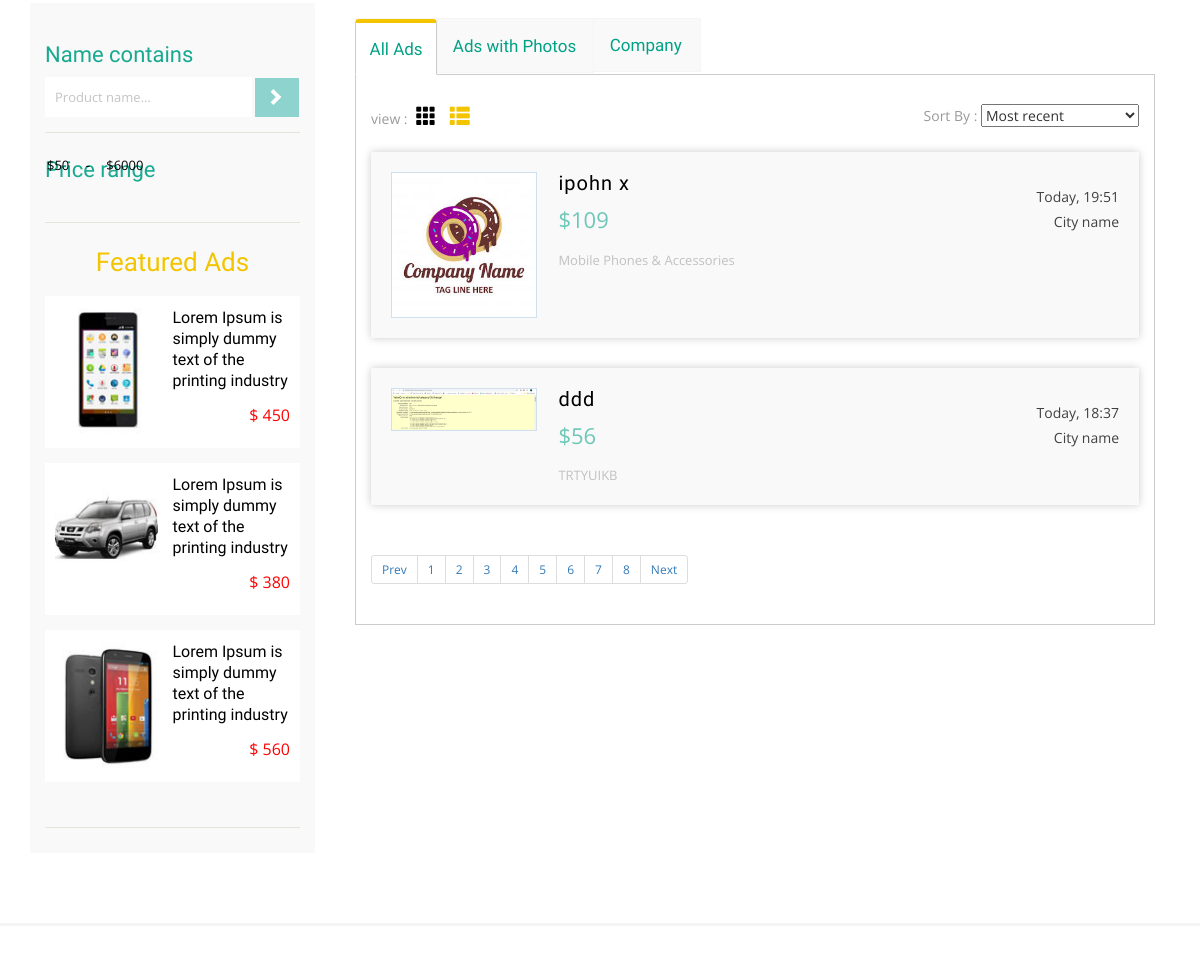
The app's page /ad/ (middle part), older data.
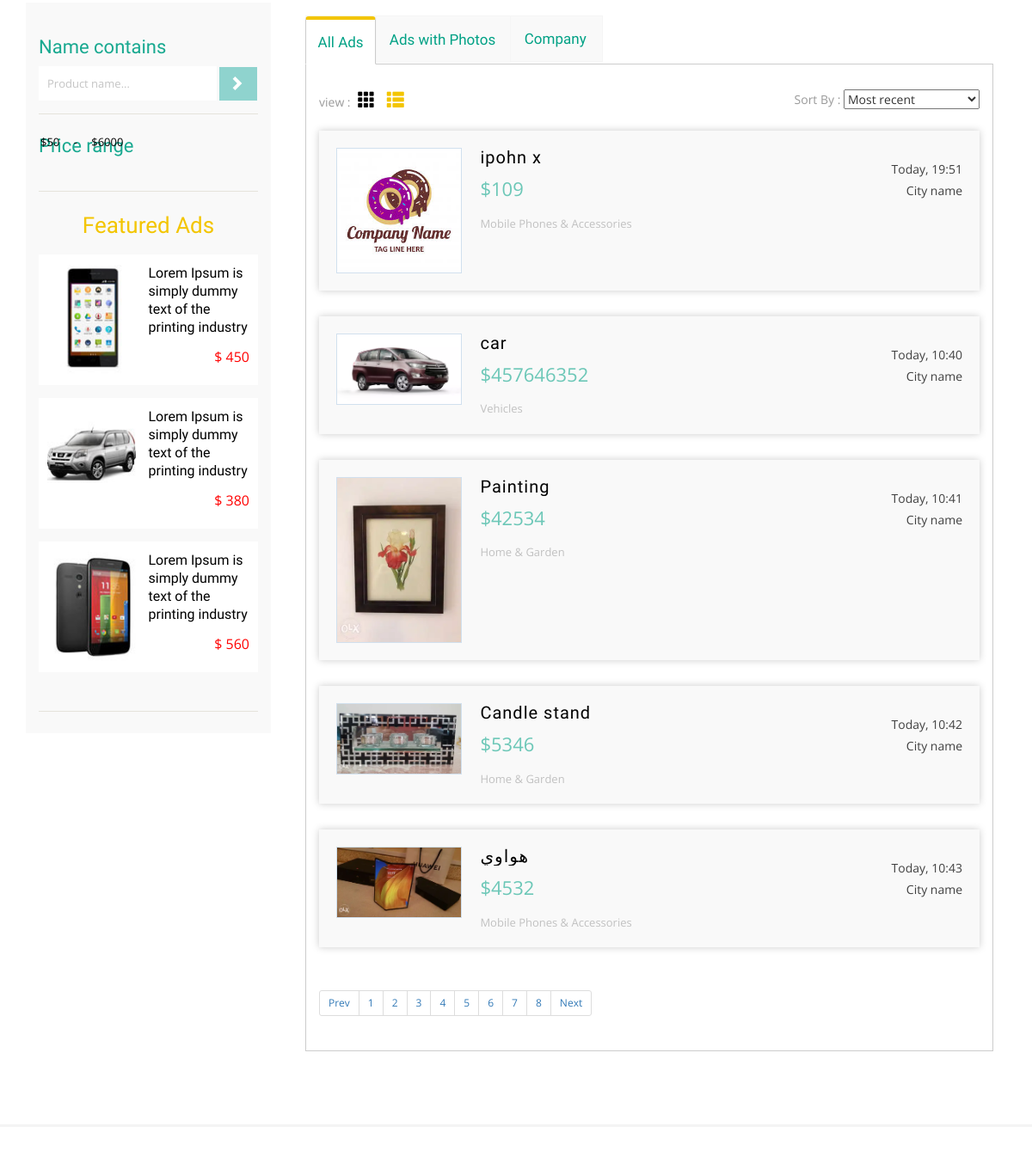
The same page, newer data.
### ad/models.py (models this page shows, shortened)
class Ad(models.Model):
    code = models.CharField(max_length=12,null=True, blank=True)
    owner = models.ForeignKey(User,related_name='ad_owner', on_delete=models.CASCADE)
    name = models.CharField(max_length=100)
    created_at = models.DateTimeField(auto_now=True)
    updated_at = models.DateTimeField(auto_now_add=True)
    image = models.ImageField(upload_to='ad/')
    content = models.TextField(blank=True, null=0)
    price = models.IntegerField(default=1)
    category = models.ForeignKey('Category',limit_choices_to={'main_category__isnull':True},related_name='ad_category', on_delete=models.CASCADE)
    condition = models.CharField(max_length=15,choices=AD_CONDITION,null=True, blank=True)
    brand = models.ForeignKey('Brand',related_name='add_brand',null=True, blank=True, on_delete=models.CASCADE)
    views_count = models.IntegerField(default=0)

class Category(models.Model):
    name = models.CharField(max_length=50)
    main_category = models.ForeignKey('self',limit_choices_to={'main_category':None},related_name='maincategory', on_delete=models.CASCADE, blank=True, null=True)
    def __str__(self):
        return self.name

### ad/views.py (the view)
# urls.py: path('', views.all_ads, name='all_ad'),
def all_ads(request):
    all_ads = Ad.objects.all()
    return render(request,'ad/all-ads.html',{'ads':all_ads})

### ad/templates/ad/all-ads.html (shortened to what this page needs)
{% extends "base.html" %} {% block body%}
<div class="total-ads main-grid-border">
    <div class="container">
        <div class="ads-grid">
            <div class="side-bar col-md-3">
                <div class="search-hotel">
                    <h3 class="sear-head">Name contains</h3>
                    <form>
                        <input type="text" value="Product name..." onfocus="this.value = '';" onblur="if (this.value == '') {this.value = 'Product name...';}" required="">
                        <input type="submit" value=" ">
                    </form>
                </div>
                <div class="range">
                    <h3 class="sear-head">Price range</h3>
                    <ul class="dropdown-menu6">
                        <li>
                            <input type="text" id="amount" style="border: 0; color: #ffffff; font-weight: normal;" />
                        </li>
                    </ul>
                </div>
                <div class="featured-ads">
                    <h2 class="sear-head fer">Featured Ads</h2>
                    <div class="featured-ad">
                        <a href="single.html">
                            <div class="featured-ad-left">
                                <img src="images/f1.jpg" title="ad image" alt="" />
                            </div>
                            <div class="featured-ad-right">
                                <h4>Lorem Ipsum is simply dummy text of the printing industry</h4>
                                <p>$ 450</p>
                            </div>
                            <div class="clearfix"></div>
                        </a>
                    </div>
                    <div class="featured-ad">
                        <a href="single.html">
                            <div class="featured-ad-left">
                                <img src="images/f2.jpg" title="ad image" alt="" />
                            </div>
                            <div class="featured-ad-right">
                                <h4>Lorem Ipsum is simply dummy text of the printing industry</h4>
                                <p>$ 380</p>
                            </div>
                            <div class="clearfix"></div>
                        </a>
                    </div>
                    <div class="featured-ad">
                        <a href="single.html">
                            <div class="featured-ad-left">
                                <img src="images/f3.jpg" title="ad image" alt="" />
                            </div>
                            <div class="featured-ad-right">
                                <h4>Lorem Ipsum is simply dummy text of the printing industry</h4>
                                <p>$ 560</p>
                            </div>
                            <div class="clearfix"></div>
                        </a>
                    </div>
                </div>
            </div>
            <div class="ads-display col-md-9">
                <div class="wrapper">
                    <div class="bs-example bs-example-tabs" role="tabpanel" data-example-id="togglable-tabs">
                        <ul id="myTab" class="nav nav-tabs nav-tabs-responsive" role="tablist">
                            <li role="presentation" class="active">
                                <a href="#home" id="home-tab" role="tab" data-toggle="tab" aria-controls="home" aria-expanded="true">
                                    <span class="text">All Ads</span>
                                </a>
                            </li>
                            <li role="presentation" class="next">
                                <a href="#profile" role="tab" id="profile-tab" data-toggle="tab" aria-controls="profile">
                                    <span class="text">Ads with Photos</span>
                                </a>
                            </li>
                            <li role="presentation">
                                <a href="#samsa" role="tab" id="samsa-tab" data-toggle="tab" aria-controls="samsa">
                                    <span class="text">Company</span>
                                </a>
                            </li>
                        </ul>
                        <div id="myTabContent" class="tab-content">
                            <div role="tabpanel" class="tab-pane fade in active" id="home" aria-labelledby="home-tab">
                                <div>
                                    <div id="container">
                                        <div class="view-controls-list" id="viewcontrols">
                                            <label>view :</label>
                                            <a class="gridview"><i class="glyphicon glyphicon-th"></i></a>
                                            <a class="listview active"><i class="glyphicon glyphicon-th-list"></i></a>
                                        </div>
                                        <div class="sort">
                                            <div class="sort-by">
                                                <label>Sort By : </label>
                                                <select>
														<option value="">Most recent</option>
										</select>
                                            </div>
                                        </div>
                                        <div class="clearfix"></div>
                                        <ul class="list">
                                            {% for ad in ads %}
                                            <a href="{% url 'ad:single_ad' ad.id %}">
                                                <li>
                                                    <img src="{{ad.image.url}}" title="" alt="" />
                                                    <section class="list-left">
                                                        <h5 class="title">{{ad.name}}</h5>
                                                        <span class="adprice">${{ad.price}}</span>
                                                        <p class="catpath">{{ad.category}}</p>
                                                    </section>
                                                    <section class="list-right">
                                                        <span class="date">Today, {{ad.created_at|time:'G:i'}}</span>
                                                        <span class="cityname">City name</span>
                                                    </section>
                                                    <div class="clearfix"></div>
                                                </li>
                                            </a>
                                            {%endfor%}
                                        </ul>
                                    </div>
                                </div>
                            </div>
                            <ul class="pagination pagination-sm">
                                <li><a href="#">Prev</a></li>
                                <li><a href="#">1</a></li>
                                <li><a href="#">2</a></li>
                                <li><a href="#">3</a></li>
                                <li><a href="#">4</a></li>
                                <li><a href="#">5</a></li>
                                <li><a href="#">6</a></li>
                                <li><a href="#">7</a></li>
                                <li><a href="#">8</a></li>
                                <li><a href="#">Next</a></li>
                            </ul>
                        </div>
                    </div>
                </div>
            </div>
        </div>
    </div>
</div>
{% endblock body %}

### templates/base.html (shortened to what this page needs)
{% load static %}
<!DOCTYPE html>
<html>
<head>
    <link rel="stylesheet" href="{% static 'css/bootstrap.min.css'%}">
    <link rel="stylesheet" href="{% static 'css/bootstrap-select.css'%}">
    <link href="{% static 'css/style.css'%}" rel="stylesheet" type="text/css" media="all" />
    <link href="{% static 'css/jquery.uls.css'%}" rel="stylesheet" />
    <link href="{% static 'css/jquery.uls.grid.css'%}" rel="stylesheet" />
    <link href="{% static 'css/jquery.uls.lcd.css'%}" rel="stylesheet" />
    <link rel="stylesheet " type="text/css " href="{% static 'css/easy-responsive-tabs.css'%} " />
</head>
<body>
    {% block body %} {% endblock body %}
    <footer>
        <div class="footer-top ">
        </div>
    </footer>
</body>
</html>

### static/css/easy-responsive-tabs.css (style rules this page uses)
ul.resp-tabs-list, p { margin: 0px; padding: 0px; }

Row changes from the older to the newer data that the page shows:
removed Ad: image (picture), name "ddd", price "56", category "TRTYUIKB", created_at "18:37"
added Ad: image (picture), name "car", price "457646352", category "Vehicles", created_at "10:40"
added Ad: image (picture), name "Painting", price "42534", category "Home & Garden", created_at "10:41"
added Ad: image (picture), name "Candle stand", price "5346", category "Home & Garden", created_at "10:42"
added Ad: image (picture), name "هواوي", price "4532", category "Mobile Phones & Accessories", created_at "10:43"
